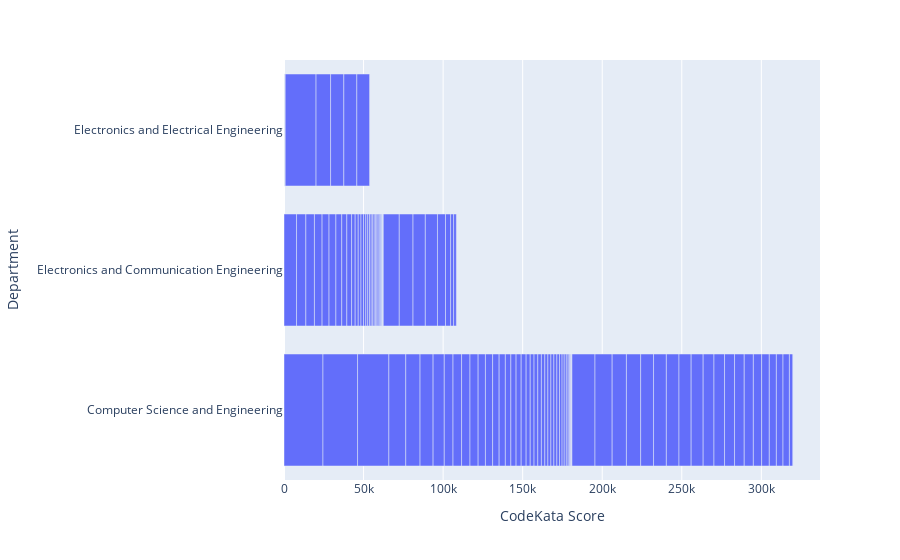

Notebook code for this chart:
### Markdown cell above
###### Department wise toppers (horizantal bar graph or any visual representations of your choice)

### Code cell
fig = px.bar(df, x="CodeKata Score", y="Department", orientation='h')
fig.show()

### Figure 1 — Plotly figure (JSON) as saved in the notebook; plotly's stock layout.template omitted (floating-point values rounded to 4 significant figures)
{"data": [{"alignmentgroup": "True", "hovertemplate": "CodeKata Score=%{x}<br>Department=%{y}<extra></extra>", "legendgroup": "", "marker": {"color": "#636efa", "pattern": {"shape": ""}}, "name": "", "offsetgroup": "", "orientation": "h", "showlegend": false, "textposition": "auto", "type": "bar", "x": [24500, 21740, 19680, 10610, 8980, 8200, 7880, 7020, 5860, 5500, 5400, 5380, 5280, 5120, 4800, 4600, 4510, 4370, 4320, 4090, 3915, 3665, 3460, 3280, 3200, 3200, 3110, 3000, 2570, 2410, 2360, 2260, 2240, 2160, 1910, 1910, 1900, 1880, 1880, 1740, 1680, 1580, 1580, 1440, 1350, 1320, 1240, 1130, 1100, 1020, 980, 950, 850, 800, 770, 760, 720, 690, 580, 490, 410, 380, 300, 270, 260, 200, 180, 170, 160, 120, 120, 120, 120, 100, 100, 60, 40, 40, 40, 0, 0, 0, 0, 0, 19400, 14490, 10790, 10040, 9150, 8970, 8950, 8650, 8320, 8160, 8090, 8050, 8030, 7940, 7730, 7640, 7630, 7550, 6800, 6640, 6290, 6090, 5740, 5200, 5050, 4820, 4440, 4170, 4020, 3220, 2380, 1890, 1720, 0, 0], "xaxis": "x", "y": ["Computer Science and Engineering", "Computer Science and Engineering", "Computer Science and Engineering", "Computer Science and Engineering", "Computer Science and Engineering", "Computer Science and Engineering", "Electronics and Communication Engineering", "Computer Science and Engineering", "Electronics and Communication Engineering", "Computer Science and Engineering", "Electronics and Communication Engineering", "Computer Science and Engineering", "Computer Science and Engineering", "Computer Science and Engineering", "Electronics and Communication Engineering", "Computer Science and Engineering", "Computer Science and Engineering", "Electronics and Communication Engineering", "Electronics and Communication Engineering", "Computer Science and Engineering", "Computer Science and Engineering", "Electronics and Communication Engineering", "Computer Science and Engineering", "Computer Science and Engineering", "Computer Science and Engineering", "Electronics and Communication Engineering", "Computer Science and Engineering", "Electronics and Communication Engineering", "Computer Science and Engineering", "Computer Science and Engineering", "Computer Science and Engineering", "Computer Science and Engineering", "Electronics and Communication Engineering", "Computer Science and Engineering", "Computer Science and Engineering", "Electronics and Communication Engineering", "Computer Science and Engineering", "Computer Science and Engineering", "Computer Science and Engineering", "Electronics and Communication Engineering", "Computer Science and Engineering", "Computer Science and Engineering", "Electronics and Communication Engineering", "Electronics and Communication Engineering", "Computer Science and Engineering", "Computer Science and Engineering", "Electronics and Communication Engineering", "Electronics and Communication Engineering", "Computer Science and Engineering", "Electronics and Communication Engineering", "Electronics and Communication Engineering", "Electronics and Communication Engineering", "Electronics and Communication Engineering", "Electronics and Communication Engineering", "Electronics and Communication Engineering", "Electronics and Communication Engineering", "Computer Science and Engineering", "Electronics and Communication Engineering", "Electronics and Communication Engineering", "Computer Science and Engineering", "Electronics and Communication Engineering", "Computer Science and Engineering", "Computer Science and Engineering", "Electronics and Communication Engineering", "Electronics and Electrical Engineering", "Computer Science and Engineering", "Computer Science and Engineering", "Electronics and Communication Engineering", "Electronics and Communication Engineering", "Computer Science and Engineering", "Electronics and Communication Engineering", "Electronics and Electrical Engineering", "Electronics and Electrical Engineering", "Electronics and Communication Engineering", "Electronics and Electrical Engineering", "Electronics and Electrical Engineering", "Computer Science and Engineering", "Electronics and Electrical Engineering", "Electronics and Electrical Engineering", "Electronics and Electrical Engineering", "Electronics and Electrical Engineering", "Electronics and Electrical Engineering", "Electronics and Electrical Engineering", "Electronics and Electrical Engineering", "Electronics and Electrical Engineering", "Computer Science and Engineering", "Computer Science and Engineering", "Electronics and Communication Engineering", "Electronics and Electrical Engineering", "Computer Science and Engineering", "Computer Science and Engineering", "Electronics and Communication Engineering", "Electronics and Electrical Engineering", "Electronics and Electrical Engineering", "Computer Science and Engineering", "Computer Science and Engineering", "Electronics and Electrical Engineering", "Computer Science and Engineering", "Electronics and Communication Engineering", "Computer Science and Engineering", "Electronics and Communication Engineering", "Computer Science and Engineering", "Computer Science and Engineering", "Computer Science and Engineering", "Computer Science and Engineering", "Computer Science and Engineering", "Computer Science and Engineering", "Computer Science and Engineering", "Electronics and Communication Engineering", "Computer Science and Engineering", "Computer Science and Engineering", "Computer Science and Engineering", "Computer Science and Engineering", "Electronics and Communication Engineering", "Computer Science and Engineering", "Electronics and Communication Engineering", "Electronics and Communication Engineering", "Computer Science and Engineering", "Computer Science and Engineering"], "yaxis": "y"}], "layout": {"barmode": "relative", "legend": {"tracegroupgap": 0}, "margin": {"t": 60}, "xaxis": {"anchor": "y", "domain": [0, 1], "title": {"text": "CodeKata Score"}}, "yaxis": {"anchor": "x", "domain": [0, 1], "title": {"text": "Department"}}}}
